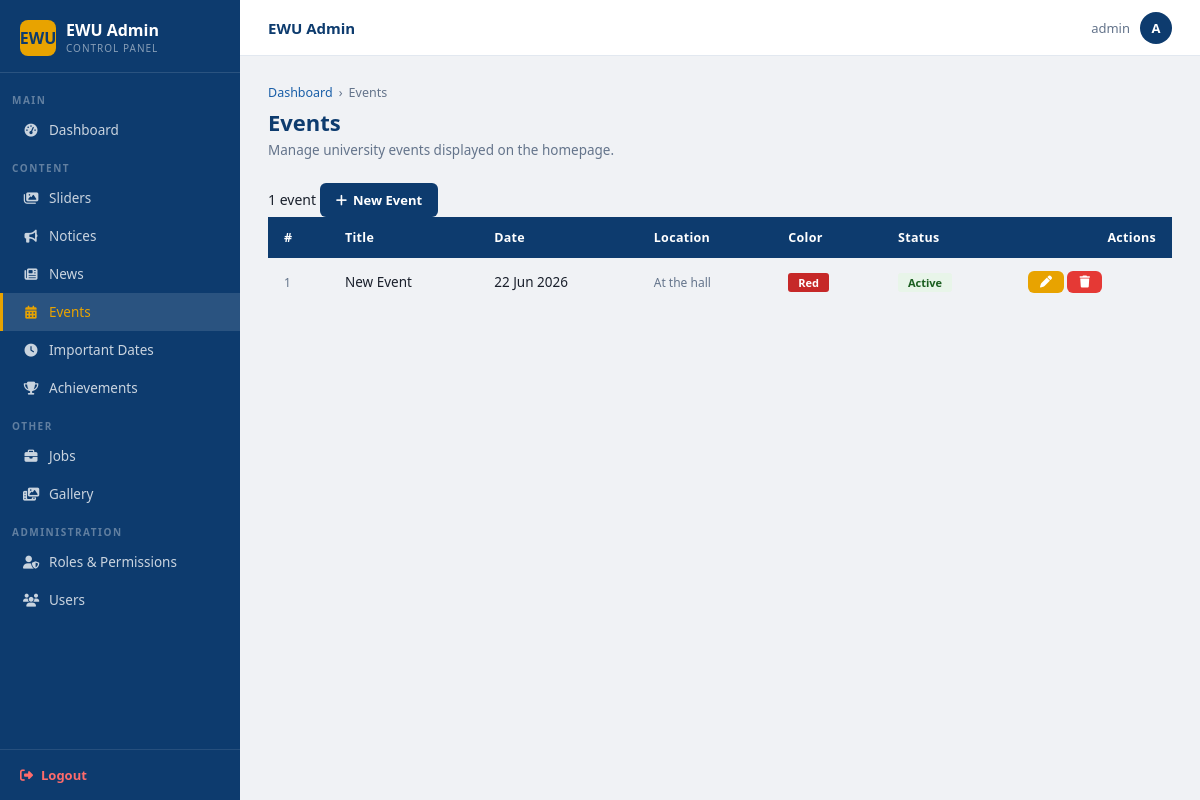
/dashboard/events/ (signed in), run on an earlier commit of the app's database.
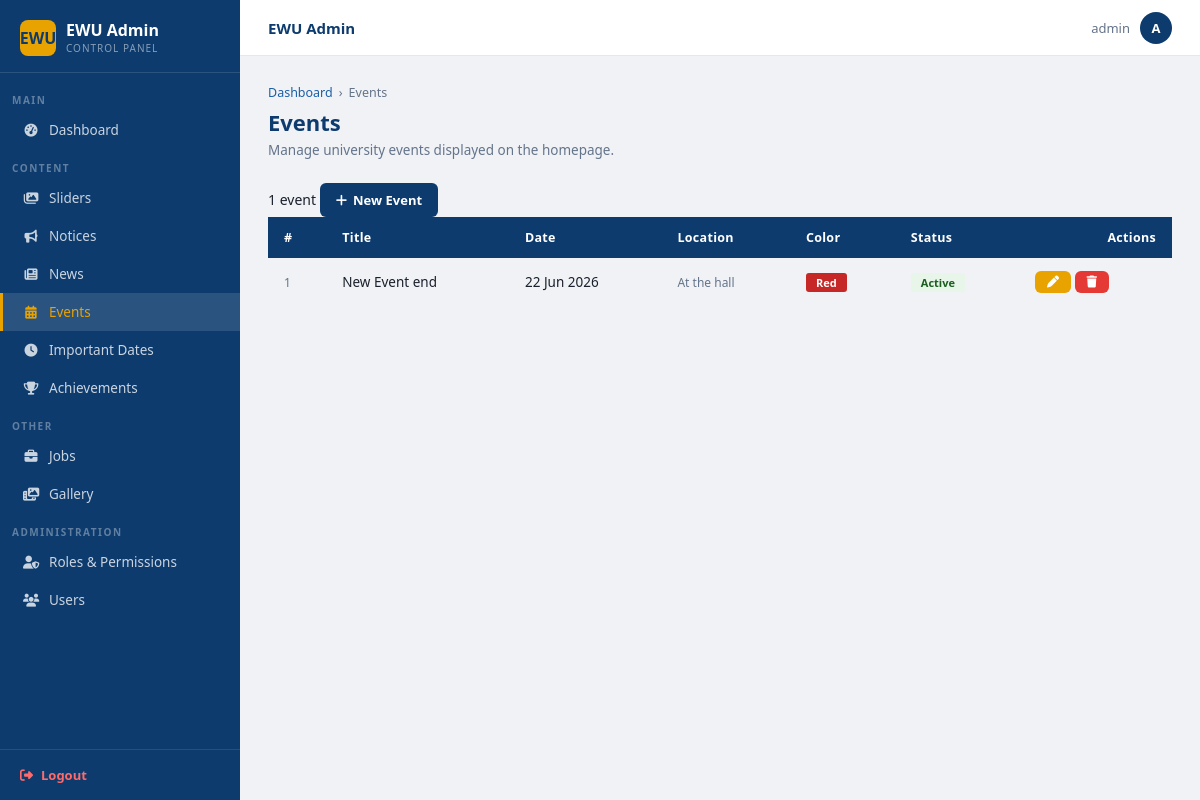
And on a later commit of the database.
### main/models.py (models this page shows, shortened)
class Event(models.Model):
    BADGE_COLORS = [
        ('green',  'Green'),
        ('red',    'Red'),
        ('blue',   'Blue'),
        ('orange', 'Orange'),
    ]
    title       = models.CharField(max_length=300)
    date        = models.DateField()
    location    = models.CharField(max_length=300, blank=True)
    description = models.TextField(blank=True)
    badge_color = models.CharField(max_length=10, choices=BADGE_COLORS, default='green')
    is_active   = models.BooleanField(default=True)
    class Meta:
        ordering = ['date']

### main/views.py (the view)
# urls.py: path('dashboard/events/',                       views.event_list,         name='admin_event_list'),
@require_perm('main.view_event')
def event_list(request):
    return render(request, 'admin/event_list.html', {'events': Event.objects.order_by('date')})

### templates/admin/event_list.html (shortened to what this page needs)
{% extends 'admin/base_admin.html' %}
{% block nav_events %}active{% endblock %}
{% block content %}
<div class="page-head">
  <div class="breadcrumb">
    <a href="{% url 'dashboard' %}">Dashboard</a>
    <span>›</span><span>Events</span>
  </div>
  <h1>Events</h1>
  <p>Manage university events displayed on the homepage.</p>
</div>
<div class="search-row">
  <span class="count-badge">{{ events|length }} event{{ events|length|pluralize }}</span>
  <a href="{% url 'admin_event_create' %}" class="btn btn-primary" style="margin-left:auto">
    <i class="fa-solid fa-plus"></i> New Event
  </a>
</div>
<div class="card">
  <table class="tbl">
    <thead>
      <tr>
        <th>#</th>
        <th>Title</th>
        <th>Date</th>
        <th>Location</th>
        <th>Color</th>
        <th>Status</th>
        <th style="text-align:right">Actions</th>
      </tr>
    </thead>
    <tbody>
      {% for event in events %}
      <tr>
        <td style="color:var(--muted);font-size:12px">{{ forloop.counter }}</td>
        <td class="td-title">{{ event.title }}</td>
        <td class="td-date">{{ event.date|date:"d M Y" }}</td>
        <td style="font-size:12px;color:var(--muted)">{{ event.location|default:"—"|truncatechars:30 }}</td>
        <td>
          <span style="
            background:{% if event.badge_color == 'green' %}#1e7e34{% elif event.badge_color == 'red' %}#c62828{% elif event.badge_color == 'blue' %}#1a4da8{% else %}#e8a300{% endif %};
            color:#fff;padding:2px 10px;border-radius:3px;font-size:11px;font-weight:700;text-transform:capitalize
          ">{{ event.badge_color }}</span>
        </td>
        <td>
          {% if event.is_active %}
          <span style="background:#e8f5e9;color:#1b5e20;padding:2px 10px;border-radius:3px;font-size:11px;font-weight:700">Active</span>
          {% else %}
          <span style="background:#f5f5f5;color:#9e9e9e;padding:2px 10px;border-radius:3px;font-size:11px;font-weight:700">Inactive</span>
          {% endif %}
        </td>
        <td>
          <div class="td-act">
            <a href="{% url 'admin_event_edit' event.pk %}" class="btn btn-sm btn-warning btn-icon" title="Edit">
              <i class="fa-solid fa-pen"></i>
            </a>
            <a href="{% url 'admin_event_delete' event.pk %}" class="btn btn-sm btn-danger btn-icon" title="Delete">
              <i class="fa-solid fa-trash"></i>
            </a>
          </div>
        </td>
      </tr>
      {% endfor %}
    </tbody>
  </table>
</div>
{% endblock %}

What changed in the data, as far as the page shows it:
changed Event "At the hall": title "New Event" → "New Event end"
